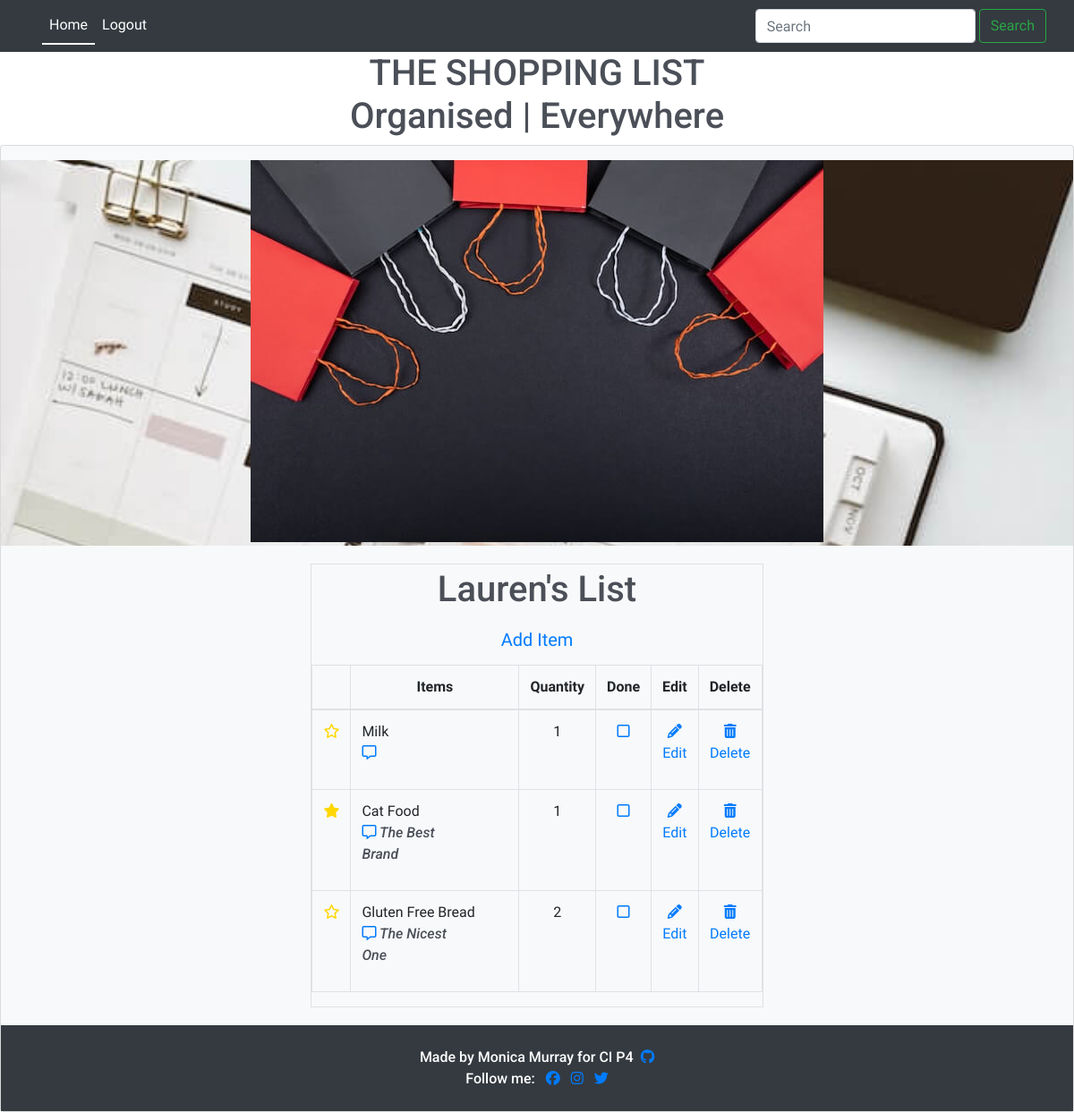
Before: / (signed in) with the older database file.
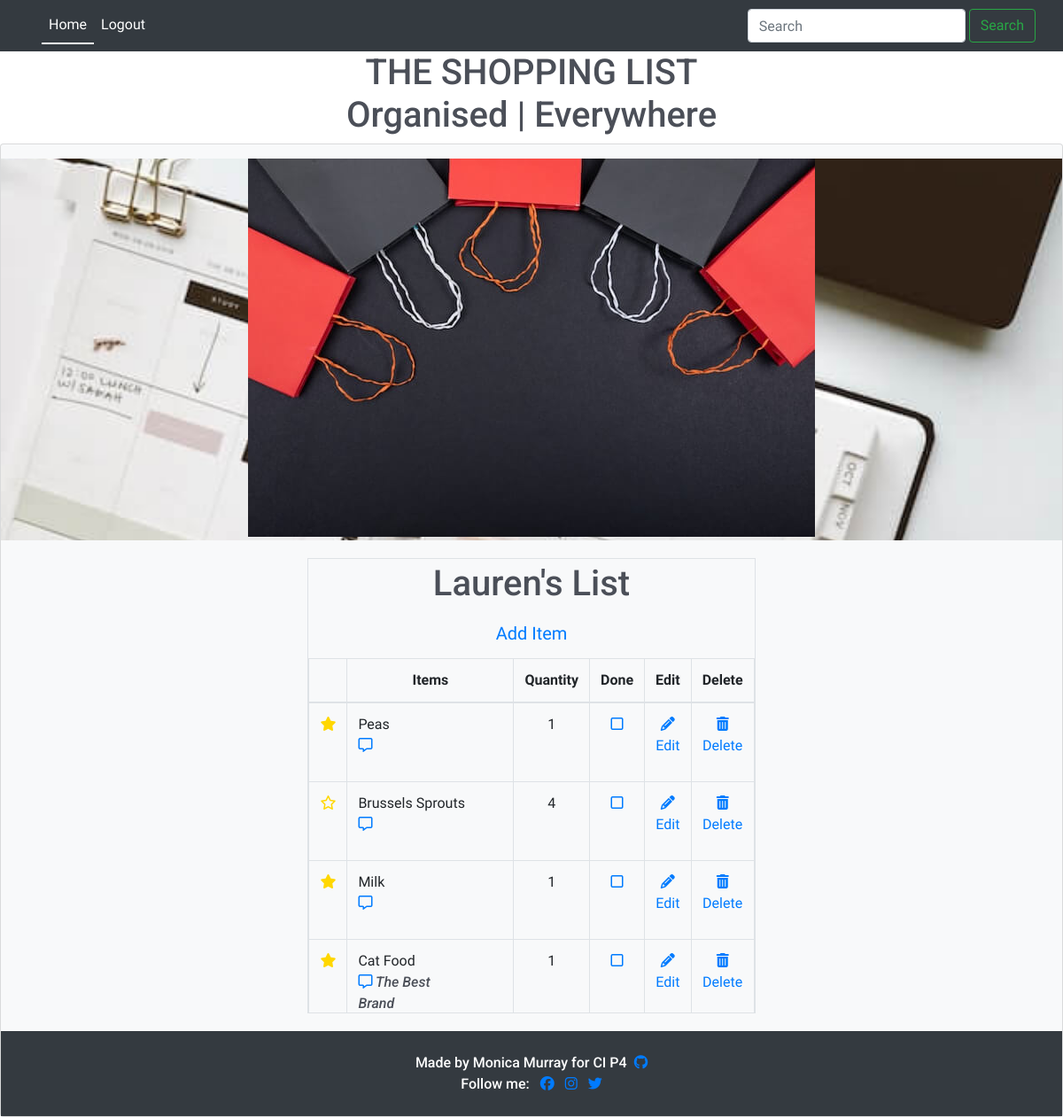
After: the same page with the newer database file.
### list/models.py (models this page shows, shortened)
class Entry(models.Model):
    item_name = models.CharField(
        max_length=60, null=False, blank=False, unique=True)
    quantity = models.IntegerField(
        choices=QUANTITY_CHOICES, default='1')
    star = models.BooleanField(default=False)
    user = models.ForeignKey(User, on_delete=models.CASCADE)
    category = models.CharField(
        max_length=20, choices=CATEGORY_CHOICES, default='Fresh')
    added_on = models.DateTimeField(auto_now_add=True)
    check_item_as_done = models.BooleanField(default=False)
    class Meta:
        ordering = ['-added_on', '-star',]

class Note(models.Model):
    item = models.OneToOneField(
        Entry, on_delete=models.CASCADE, related_name='notes')
    user = models.ForeignKey(User, on_delete=models.CASCADE)
    body = models.TextField()
    added_on = models.DateTimeField(auto_now_add=True)
    def __str__(self):
        return self.body

### list/views.py (the view, shortened to what this page needs)
# urls.py: path('', views.EntryList.as_view(), name='home'),
class EntryList(LoginRequiredMixin, generic.ListView):
    model = Entry
    queryset = Entry.objects.all()
    template_name = 'index.html'
    paginate_by = 100
    def get_queryset(self, **kwargs):
        queryset = Entry.objects.filter(user=self.request.user)
        search = self.request.GET.get('query')
        if search:
            queryset = queryset.filter(
                Q(category__icontains=search)|Q(item_name__icontains=search)|
                Q(category__in=[choice[0] for choice in CATEGORY_CHOICES if choice[1].lower().startswith(search.lower())])
            )
        return queryset

### templates/index.html (shortened to what this page needs)
{% extends 'base.html' %}
{% load static %}
{% block content %}
<div class="image-container mt-3">
  <img
    src="{% static 'images/tamanna-rumee-eD1RNYzzUxc-unsplash (1) (1).jpg' %}"
    class="img-fluid"
    alt="The Shopping List and Organiser landing image"
  />
</div>
<div class="card-body justify-content-center">
  <div class="row justify-content-center">
  {% if user.is_authenticated %}
    <div class="table-responsive-sm table-bordered pt-1">
      <h1>{{user.username}}'s List</h1>
      <button type="button" class="btn btn-lg mb-1">
        <a href="{% url 'add' %}">Add Item</a>
      </button>
      <div style="max-width: 100%; max-height: 400px; overflow-y: scroll">
        <table class="table">
          <thead>
            <tr>
              <th scope="col" class="w-auto"></th>
              <th scope="col"class="w-50">Items</th>
              <th scope="col" class="w-auto">Quantity</th>
              <th scope="col" class="w-auto">Done</th>
              <th scope="col" class="w-auto">Edit</th>
              <th scope="col" class="w-auto">Delete</th>
            </tr>
          </thead>
          <tbody>
            {% for entry in entry_list %}
            <tr>
              {% if entry.star %}
                <td>
                  <a href="{% url 'toggle_star' entry.id %}">
                    <i class="fa-solid fa-star" style="color: gold"></i>
                  </a>
                </td>
              {% else %}
                <td>
                  <a href="{% url 'toggle_star' entry.id %}">
                    <i class="fa-regular fa-star" style="color: gold"></i>
                  </a>
                </td>
              {% endif %}
              {% if entry.check_item_as_done %}
                <td class="text-left text-capitalize">
                  <strike> {{ entry.item_name }} </strike>
                </td>
                <td>{{entry.quantity}}</td>
                <td>
                  <a href="{% url 'toggle_check' entry.id %}">
                    <i class="fa-solid fa-square-check"></i>
                  </a>
                </td>
                <td></td>
                <td>
                  <a href="{% url 'delete' entry.id %}"
                    ><i class="fa-solid fa-trash-can"></i> Delete</a>
                </td>
              {% else %}
                <td class="text-left text-capitalize">
                  {{ entry.item_name }}
                  <p
                    class="text-capitalize font-italic text-wrap"
                    style="width: 6rem"
                  >
                    <a href="{% url 'note' entry.id %}"
                      >
                      <i class="fa-regular fa-message"></i>
                      </a>
                      {{entry.notes}}
                  </p>
                </td>
                <td>{{entry.quantity}}</td>
                <td>
                  <a href="{% url 'toggle_check' entry.id %}">
                    <i class="fa-regular fa-square"></i>
                  </a>
                </td>
                <td>
                  <a href="{% url 'edit' entry.id %}">
                    <i class="fa-solid fa-pencil"></i> Edit</a>
                </td>
                <td>
                  <a href="{% url 'delete' entry.id %}">
                    <i class="fa-solid fa-trash-can"></i> Delete</a>
                </td>
              {% endif %}
            </tr>
            {% empty %}
              <tr>
              The Shopping list is currently empty.
              </tr>
            {% endfor %}
          </tbody>
        </table>
      </div>
    </div>
  {% endif %}
</div>
{% endblock %}

Changed rows visible on the page:
no longer on this page (row edited): Entry: item_name "Gluten Free Bread", notes "The Nicest One", quantity "2"
added Entry: item_name "Peas", quantity "1"
added Entry: item_name "Brussels Sprouts", quantity "4"
changed Entry "Milk": star False → True (drawn)
